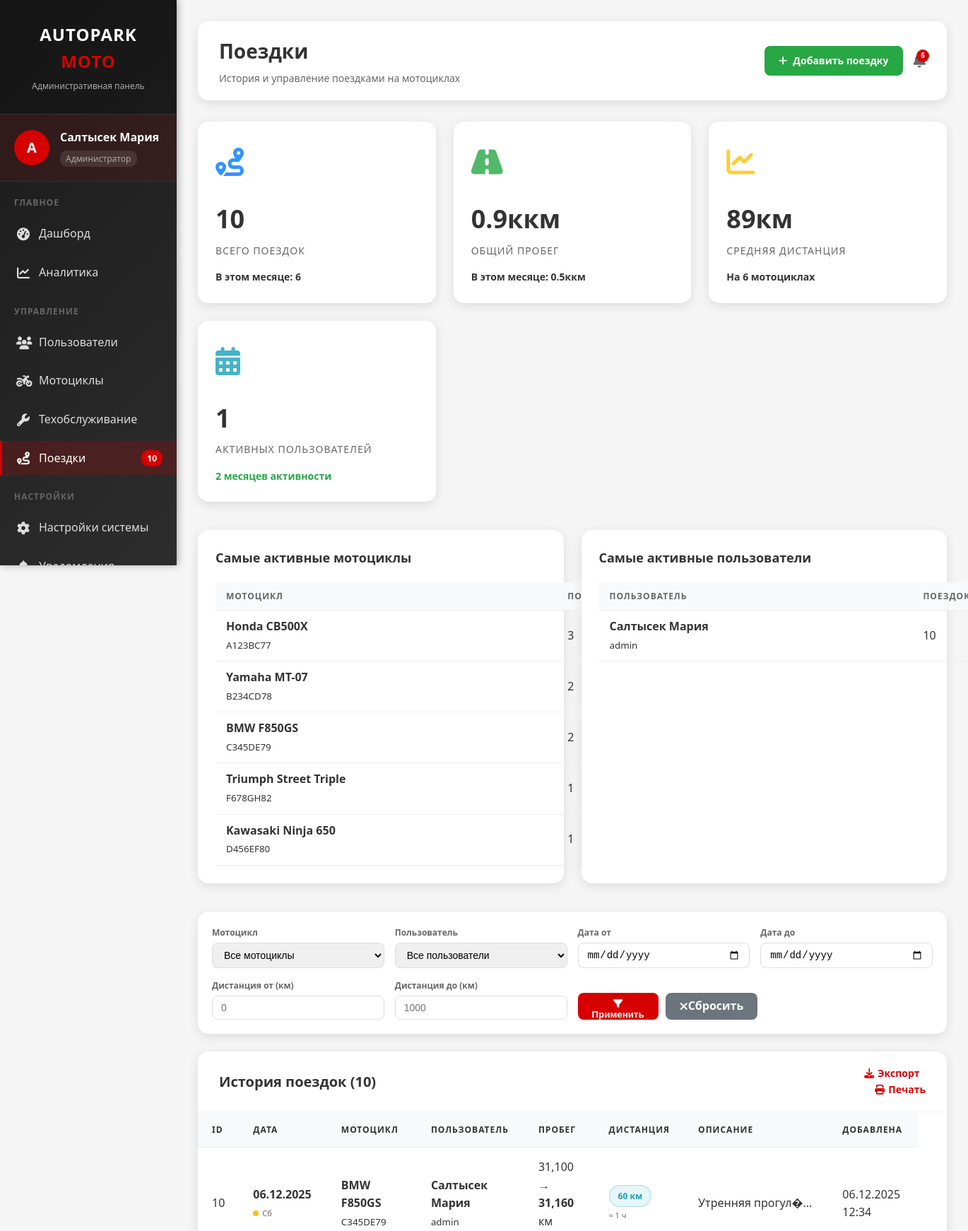
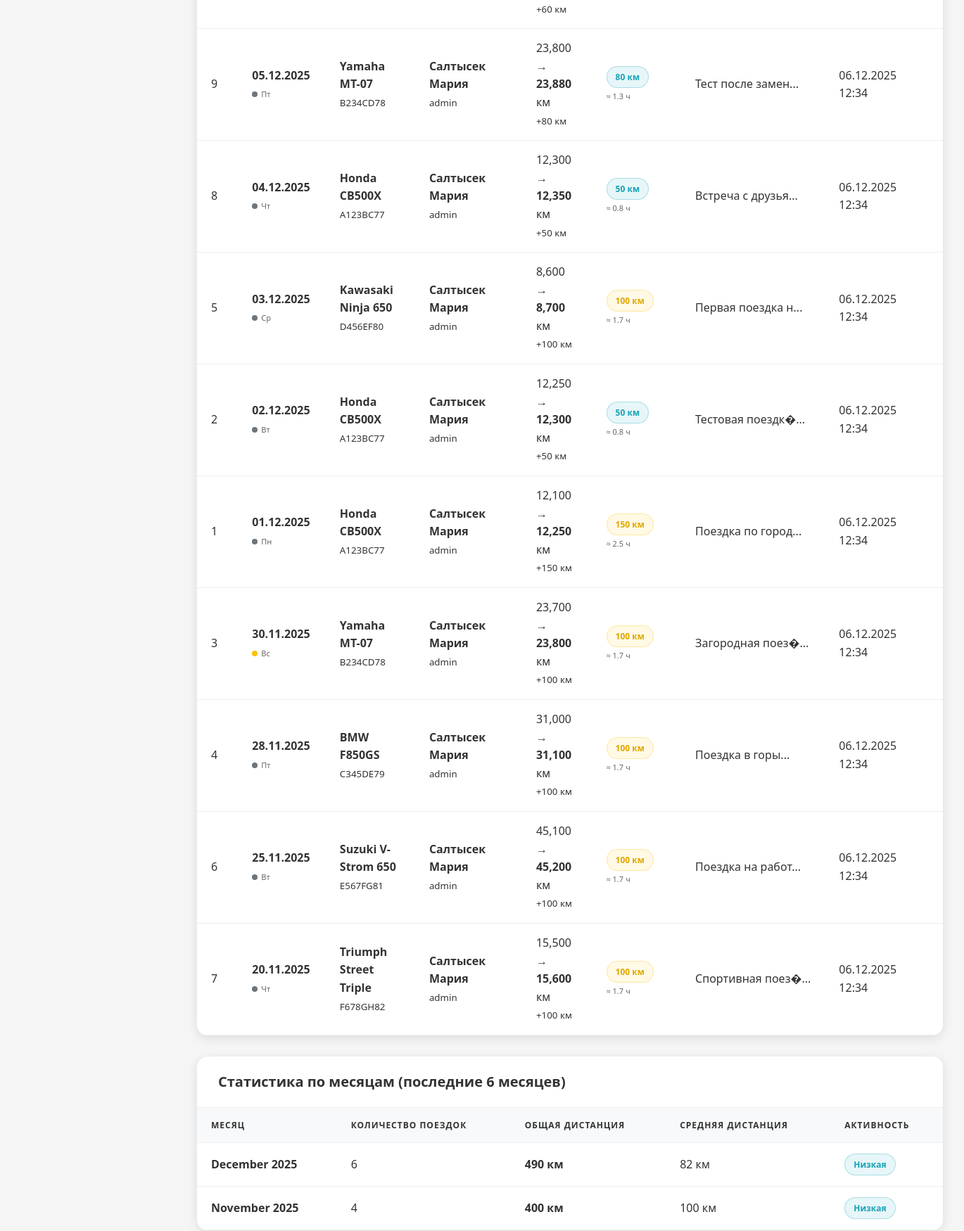
The page /autopark_moto/admin/trips.php (signed in, upper part) on the database its author committed (2 pictures, top to bottom).
### tables this page shows
CREATE TABLE `trips` (
  `id` int(11) NOT NULL,
  `motorcycle_id` int(11) NOT NULL,
  `user_id` int(11) DEFAULT NULL,
  `start_odometer` double NOT NULL,
  `end_odometer` double NOT NULL,
  `distance` double GENERATED ALWAYS AS (`end_odometer` - `start_odometer`) STORED,
  `trip_date` date NOT NULL,
  `description` text DEFAULT NULL,
  `created_at` timestamp NOT NULL DEFAULT current_timestamp()
);

CREATE TABLE `motorcycles` (
  `id` int(11) NOT NULL,
  `plate` varchar(30) NOT NULL,
  `model` varchar(150) NOT NULL,
  `make` varchar(150) DEFAULT NULL,
  `year` year(4) DEFAULT NULL,
  `odometer` double DEFAULT 0,
  `notes` text DEFAULT NULL,
  `created_at` timestamp NOT NULL DEFAULT current_timestamp(),
  `mileage` int(11) DEFAULT 0
);

CREATE TABLE `users` (
  `id` int(11) NOT NULL,
  `username` varchar(100) NOT NULL,
  `email` varchar(255) NOT NULL,
  `password` varchar(255) NOT NULL,
  `full_name` varchar(255) DEFAULT NULL,
  `phone` varchar(50) DEFAULT NULL,
  `role` enum('admin','user') NOT NULL DEFAULT 'user',
  `avatar` varchar(255) DEFAULT NULL,
  `is_active` tinyint(1) DEFAULT 1,
  `last_login` datetime DEFAULT NULL,
  `created_at` datetime NOT NULL DEFAULT current_timestamp(),
  `updated_at` datetime NOT NULL DEFAULT current_timestamp() ON UPDATE current_timestamp()
);

### autopark_moto/admin/trips.php (the view, shortened to what the rows shown need)
<?php
$db = getDBConnection();
$trips = $db->query("
    SELECT
        t.*,
        m.make as motorcycle_make,
        m.model as motorcycle_model,
        m.plate as motorcycle_plate,
        u.username as user_name,
        u.full_name as user_full_name
    FROM trips t
    JOIN motorcycles m ON t.motorcycle_id = m.id
    JOIN users u ON t.user_id = u.id
    ORDER BY t.trip_date DESC, t.created_at DESC
")->fetchAll(PDO::FETCH_ASSOC);
$query = "
    SELECT
        t.*,
        m.make as motorcycle_make,
        m.model as motorcycle_model,
        m.plate as motorcycle_plate,
        u.username as user_name,
        u.full_name as user_full_name
    FROM trips t
    JOIN motorcycles m ON t.motorcycle_id = m.id
    JOIN users u ON t.user_id = u.id
    WHERE 1=1
";
$params = [];
$query .= " ORDER BY t.trip_date DESC, t.created_at DESC";
$stmt = $db->prepare($query);
$stmt->execute($params);
$filtered_trips = $stmt->fetchAll(PDO::FETCH_ASSOC);
?>
<!DOCTYPE html>
<html lang="ru">
<head>
    <link rel="stylesheet" href="/autopark_moto/assets/css/style.css">
    <link rel="stylesheet" href="https://cdnjs.cloudflare.com/ajax/libs/font-awesome/6.4.0/css/all.min.css">
</head>
<body>
    <div class="admin-content">
        <div class="admin-topbar">
            <div>
                <h1 class="page-title">Поездки</h1>
            </div>
        </div>
        <div class="analytics-grid fade-in">
            <div class="analytics-card">
                <table class="analytics-table">
                    <thead>
                        <tr>
                            <th>Мотоцикл</th>
                            <th>Поездок</th>
                            <th>Дистанция</th>
                        </tr>
                    </thead>
                </table>
            </div>
            <div class="analytics-card">
                <table class="analytics-table">
                    <thead>
                        <tr>
                            <th>Пользователь</th>
                            <th>Поездок</th>
                        </tr>
                    </thead>
                </table>
            </div>
        </div>
        <div class="admin-table fade-in">
            <div class="table-header">
                <h2 class="table-title">История поездок (<?php echo count($filtered_trips); ?>)</h2>
            </div>
            <div class="table-content">
                <table id="tripsTable">
                    <thead>
                        <tr>
                            <th>ID</th>
                            <th>Дата</th>
                            <th>Мотоцикл</th>
                            <th>Пользователь</th>
                            <th>Пробег</th>
                            <th>Дистанция</th>
                            <th>Описание</th>
                            <th>Добавлена</th>
                        </tr>
                    </thead>
                    <tbody>
                        <?php foreach ($filtered_trips as $trip):
                            $distance_class = 'distance-small';
                            if ($trip['distance'] >= 100) {
                                $distance_class = 'distance-medium';
                            }
                            $day_of_week = date('N', strtotime($trip['trip_date']));
                            $is_weekend = ($day_of_week >= 6);
                        ?>
                        <tr>
                            <td><?php echo $trip['id']; ?></td>
                            <td>
                                <strong><?php echo date('d.m.Y', strtotime($trip['trip_date'])); ?></strong>
                                <div class="day-indicator">
                                    <span class="day-dot <?php echo $is_weekend ? 'day-weekend' : 'day-weekday'; ?>"></span>
                                    <?php
                                    $days = ['Пн', 'Вт', 'Ср', 'Чт', 'Пт', 'Сб', 'Вс'];
                                    echo $days[$day_of_week - 1];
                                    ?>
                                </div>
                            </td>
                            <td>
                                <strong><?php echo htmlspecialchars($trip['motorcycle_make'] . ' ' . $trip['motorcycle_model']); ?></strong><br>
                                <small><?php echo htmlspecialchars($trip['motorcycle_plate']); ?></small>
                            </td>
                            <td>
                                <?php if ($trip['user_full_name']): ?>
                                <strong><?php echo htmlspecialchars($trip['user_full_name']); ?></strong><br>
                                <?php endif; ?>
                                <small><?php echo htmlspecialchars($trip['user_name']); ?></small>
                            </td>
                            <td>
                                <?php echo number_format($trip['start_odometer']); ?> →
                                <strong><?php echo number_format($trip['end_odometer']); ?></strong> км<br>
                                <small>+<?php echo number_format($trip['end_odometer'] - $trip['start_odometer']); ?> км</small>
                            </td>
                            <td>
                                <span class="distance-badge <?php echo $distance_class; ?>">
                                    <?php echo number_format($trip['distance']); ?> км
                                </span>
                                <?php if ($trip['distance'] > 0): ?>
                                <div style="font-size: 11px; color: #666; margin-top: 3px;">
                                    ≈ <?php echo round($trip['distance'] / 60, 1); ?> ч
                                </div>
                                <?php endif; ?>
                            </td>
                            <td>
                                <div class="trip-description" title="<?php echo htmlspecialchars($trip['description']); ?>">
                                    <?php echo $trip['description'] ? htmlspecialchars(substr($trip['description'], 0, 30)) . '...' : '—'; ?>
                                </div>
                            </td>
                            <td><?php echo date('d.m.Y H:i', strtotime($trip['created_at'])); ?></td>
                            <td>
                            </td>
                        </tr>
                        <?php endforeach; ?>
                    </tbody>
                </table>
            </div>
        </div>
        <div class="admin-table fade-in">
            <div class="table-header">
                <h2 class="table-title">Статистика по месяцам (последние 6 месяцев)</h2>
            </div>
            <div class="table-content">
                <table>
                    <thead>
                        <tr>
                            <th>Месяц</th>
                            <th>Количество поездок</th>
                            <th>Общая дистанция</th>
                            <th>Средняя дистанция</th>
                            <th>Активность</th>
                        </tr>
                    </thead>
                </table>
            </div>
        </div>
    </div>
</body>
</html>

### rows shown on the page
trips: id "10", trip_date "06.12.2025", trip_date "Сб", motorcycle.model "BMW F850GS", motorcycle.plate "C345DE79", user.full_name "Салтысек Мария", user.username "admin", start_odometer "31,100", end_odometer "31,160", $trip['end_odometer'] - $trip['start_odometer'] "60", distance "60", $trip['distance']/60 "1", description "Утренняя прогул�", created_at "06.12.2025 12:34"
trips: id "9", trip_date "05.12.2025", trip_date "Пт", motorcycle.model "Yamaha MT-07", motorcycle.plate "B234CD78", user.full_name "Салтысек Мария", user.username "admin", start_odometer "23,800", end_odometer "23,880", $trip['end_odometer'] - $trip['start_odometer'] "80", distance "80", $trip['distance']/60 "1.3", description "Тест после замен", created_at "06.12.2025 12:34"
trips: id "8", trip_date "04.12.2025", trip_date "Чт", motorcycle.model "Honda CB500X", motorcycle.plate "A123BC77", user.full_name "Салтысек Мария", user.username "admin", start_odometer "12,300", end_odometer "12,350", $trip['end_odometer'] - $trip['start_odometer'] "50", distance "50", $trip['distance']/60 "0.8", description "Встреча с друзья", created_at "06.12.2025 12:34"
trips: id "5", trip_date "03.12.2025", trip_date "Ср", motorcycle.model "Kawasaki Ninja 650", motorcycle.plate "D456EF80", user.full_name "Салтысек Мария", user.username "admin", start_odometer "8,600", end_odometer "8,700", $trip['end_odometer'] - $trip['start_odometer'] "100", distance "100", $trip['distance']/60 "1.7", description "Первая поездка н", created_at "06.12.2025 12:34"
trips: id "2", trip_date "02.12.2025", trip_date "Вт", motorcycle.model "Honda CB500X", motorcycle.plate "A123BC77", user.full_name "Салтысек Мария", user.username "admin", start_odometer "12,250", end_odometer "12,300", $trip['end_odometer'] - $trip['start_odometer'] "50", distance "50", $trip['distance']/60 "0.8", description "Тестовая поездк�", created_at "06.12.2025 12:34"
trips: id "1", trip_date "01.12.2025", trip_date "Пн", motorcycle.model "Honda CB500X", motorcycle.plate "A123BC77", user.full_name "Салтысек Мария", user.username "admin", start_odometer "12,100", end_odometer "12,250", $trip['end_odometer'] - $trip['start_odometer'] "150", distance "150", $trip['distance']/60 "2.5", description "Поездка по город", created_at "06.12.2025 12:34"
trips: id "3", trip_date "30.11.2025", trip_date "Вс", motorcycle.model "Yamaha MT-07", motorcycle.plate "B234CD78", user.full_name "Салтысек Мария", user.username "admin", start_odometer "23,700", end_odometer "23,800", $trip['end_odometer'] - $trip['start_odometer'] "100", distance "100", $trip['distance']/60 "1.7", description "Загородная поез�", created_at "06.12.2025 12:34"
trips: id "4", trip_date "28.11.2025", trip_date "Пт", motorcycle.model "BMW F850GS", motorcycle.plate "C345DE79", user.full_name "Салтысек Мария", user.username "admin", start_odometer "31,000", end_odometer "31,100", $trip['end_odometer'] - $trip['start_odometer'] "100", distance "100", $trip['distance']/60 "1.7", description "Поездка в горы", created_at "06.12.2025 12:34"
trips: id "6", trip_date "25.11.2025", trip_date "Вт", motorcycle.model "Suzuki V-Strom 650", motorcycle.plate "E567FG81", user.full_name "Салтысек Мария", user.username "admin", start_odometer "45,100", end_odometer "45,200", $trip['end_odometer'] - $trip['start_odometer'] "100", distance "100", $trip['distance']/60 "1.7", description "Поездка на работ", created_at "06.12.2025 12:34"
trips: id "7", trip_date "20.11.2025", trip_date "Чт", motorcycle.model "Triumph Street Triple", motorcycle.plate "F678GH82", user.full_name "Салтысек Мария", user.username "admin", start_odometer "15,500", end_odometer "15,600", $trip['end_odometer'] - $trip['start_odometer'] "100", distance "100", $trip['distance']/60 "1.7", description "Спортивная поез�", created_at "06.12.2025 12:34"

### other values the page prints
substr($username, 0, 1) "A"
$_SESSION['user']['full_name'] ?: $username "Салтысек Мария"
$stats['total_trips'] "10"
$stats['this_month_trips'] "6"
$stats['total_distance'] / 1000 "0.9"
$stats['this_month_distance'] / 1000 "0.5"
$stats['avg_distance'] "89"
$stats['unique_motorcycles'] "6"
$stats['unique_users'] "1"
count($monthly_stats) "2"
$moto['make'] . ' ' . $moto['model'] "Honda CB500X"
$moto['plate'] "A123BC77"
$moto['trip_count'] "3"
$moto['make'] . ' ' . $moto['model'] "Yamaha MT-07"
$moto['plate'] "B234CD78"
